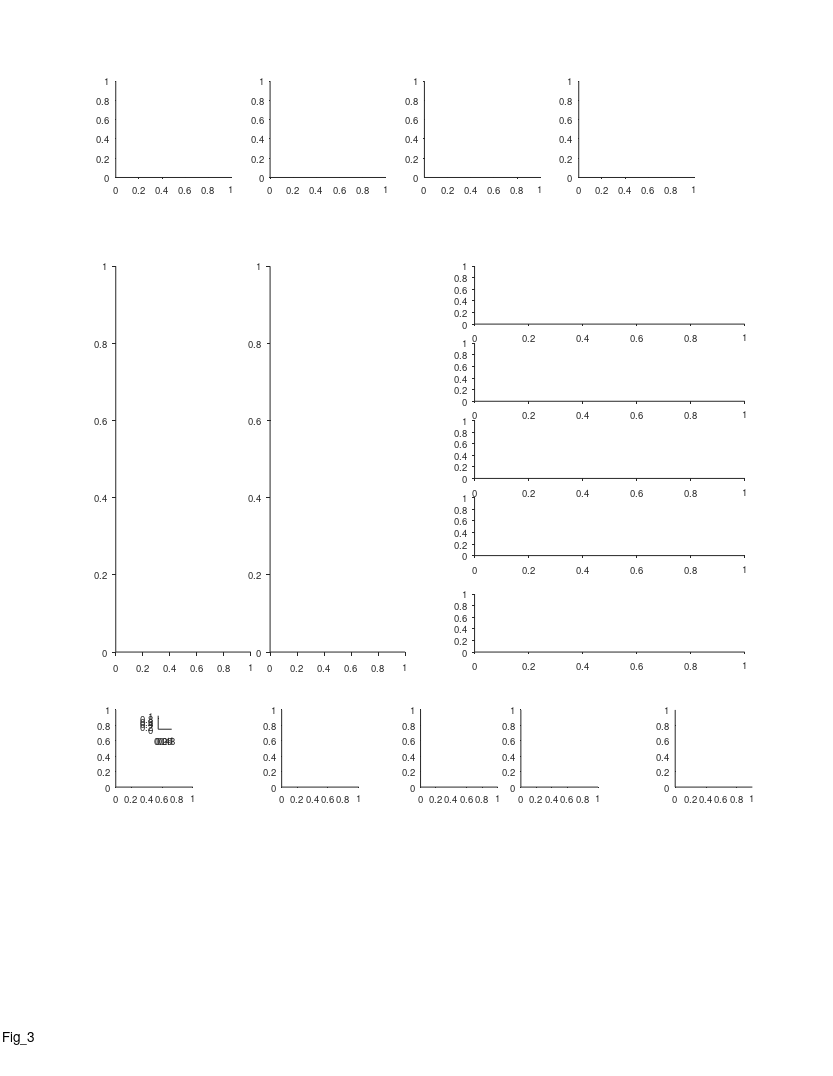

Write the MATLAB code that produced this figure. (Note: this script raises an error after producing the figure.)
%% Replay - Fig 3 - replay population 
%%
clear 
clc
close all

%% plotting options
% replay_coverage_examples_IX = [19 21 22 23];
% replay_coverage_examples_IX = [24 25 27 29];
% replay_coverage_examples_IX = [41 53 54 55];
% replay_coverage_examples_IX = [61 65 68 69];
% replay_coverage_examples_IX = [70 71 73 74];
% replay_coverage_examples_IX = [75 77 78 81];
% replay_coverage_examples_IX = [21 19 70 78];
% replay_coverage_examples_IX = [21 19 70 29];
% replay_coverage_examples_IX = [21 19 70 29];
replay_coverage_examples_IX = [21 19 29 70];

% 5	b0184_d191202 21
% 1	b0184_d191130 19
% 31	b2382_d190801 70
% 30	b0184_d191212 29

single_session_seq_ex_IX = [21];

%% graphics params
epoch_type_clrs = {[.6 .1 .8],[.1 .8 .1]};
PastFutureClrs = [0.1.*[1 1 1]; 1 1 1];
directions_clrs = {[0    0.3843    0.7451];[ 0.5216    0.2471         0]};
panel_H_bin_size_options = [0.1 0.15 0.2 0.125]; % we chose opt 3 (0.2)
panel_H_bin_size_opt = 3;
panel_H_bin_size = panel_H_bin_size_options(panel_H_bin_size_opt)

%% define output files
res_dir =  'L:\paper_replay\figures';
mkdir(res_dir)
fig_name_str = 'Fig_3';
fig_caption_str = ' ';
log_name_str = [fig_name_str '_log_file' '.txt'];
log_name_str = strrep(log_name_str , ':', '-');
log_name_str = strrep(log_name_str , ' ', '_');
log_name_out = fullfile(res_dir, log_name_str);

%% open log file
diary off
diary(log_name_out)
diary on
disp('Log file');
disp(['created: ', datestr(clock)]);
disp('======================================================');
disp([fig_name_str ':' fig_caption_str]);   
disp('======================================================');
disp('');

%% create figure
% figure_size_cm = [21.0 29.7]; % ~A4
figure_size_cm = [21.6 27.9]; % ~US letter
close all
fig = figure;
% Some WYSIWYG options:
set(gcf,'DefaultAxesFontSize',7);
set(gcf,'DefaultAxesFontName','helvetica');
set(gcf,'DefaultAxesUnits','centimeters');
set(gcf,'PaperType','usletter')
% set(gcf,'PaperType','<custom>');
set(gcf,'PaperUnits','centimeters','PaperPosition',[0 0 figure_size_cm]);
set(gcf,'PaperOrientation','portrait');
set(gcf,'Units','centimeters','Position',get(gcf,'paperPosition')+[0 0 0 0]); % position on screen...
set(gcf, 'Renderer', 'painters');
% set(gcf, 'color', 'none');
set(groot, 'defaultAxesColor','None')
set(groot, 'defaultAxesTickDir', 'out');
set(groot,  'defaultAxesTickDirMode', 'manual');
annotation('textbox', [0.5 1 0 0], 'String',fig_name_str, 'HorizontalAlignment','center','Interpreter','none', 'FitBoxToText','on');

% create panels
panels{1}(1) = axes('position', [3 23.3 3 2.5]);
panels{1}(2) = axes('position', [7 23.3 3 2.5]);
panels{1}(3) = axes('position', [11 23.3 3 2.5]);
panels{1}(4) = axes('position', [15 23.3 3 2.5]);

panels{2}(1) = axes('position', [3 11 3.5 10]);
panels{2}(2) = axes('position', [7 11 3.5 10]);

x = 12.3;
panels{3}(1) = axes('position', [x 19.5 7 1.5]);
panels{3}(2) = axes('position', [x 17.5 7 1.5]);
panels{3}(3) = axes('position', [x 15.5 7 1.5]);
panels{3}(4) = axes('position', [x 13.5 7 1.5]);
panels{4}(1) = axes('position', [x 11 7 1.5]);

panels{5}(1) = axes('position', [3     7.5 2 2]);
panels{5}(2) = axes('position', [4.1     9 .35 .35]);
panels{6}(1) = axes('position', [7.3    7.5 2 2]);
panels{7}(1,1) = axes('position', [10.9 7.5 2 2]);
panels{7}(2,1) = axes('position', [13.5 7.5 2 2]);
panels{8}(1) = axes('position', [17.5   7.5 2 2]);
% panels{8}(2) = axes('position', [17.5  4 2 2]);
% panels{8}(3) = axes('position', [17.5  1.5 3 2]);

total_offset = [0 0.5]+[0 -3];
for ii = 1:length(panels)
    subpanels = panels{ii};
    subpanels = subpanels(:);
    for jj = 1:length(subpanels)
        subpanels(jj).Position([1 2]) = subpanels(jj).Position([1 2]) + total_offset;
    end
end


%% load data
epoch_types = {'sleep','rest'};
[exp_list,T] = decoding_get_inclusion_list();
T = T(exp_list,:);
events_all_per_session = {};
for ii_epoch_type = 1:length(epoch_types)
    for ii_exp = 1:length(exp_list)
        exp_ID = exp_list{ii_exp};
        exp = exp_load_data(exp_ID,'details','rest');
        epoch_type = epoch_types{ii_epoch_type};
        params_opt = 11;
        event_type = 'posterior';
        [events, params] = decoding_load_events_quantification(exp_ID, epoch_type, params_opt, event_type);
        [~, TF] = decoding_apply_seq_inclusion_criteria([events.seq_model]);
        events(~TF) = [];
        if isempty(events)
            continue;
        end
        if isfield(events,'rest_ball_num')
            [events.rest_ball_loc] = disperse(exp.rest.balls_loc([events.rest_ball_num]));
        else
            [events.rest_ball_num] = disperse(nan(size(events)));
            [events.rest_ball_loc] = disperse(nan(size(events)));
        end
        
        [events.recordingArena] = deal(exp.details.recordingArena);
        event_struct = events(1,[]);
        [events(2:end).prev_event] = disperse(events(1:end-1));
        events(1).prev_event = event_struct;
        events_all_per_session{ii_epoch_type}{ii_exp} = events;
    end
end

%%
events_all = {[events_all_per_session{1}{:}], [events_all_per_session{2}{:}]};
seqs_all = {[events_all{1}.seq_model], [events_all{2}.seq_model]};
gArena = {categorical({events_all{1}.recordingArena}), categorical({events_all{2}.recordingArena}) };
seqs_pooled = [seqs_all{:}];

%%
features_names = {'duration';'compression';'distance';'distance_norm';};
xlable_strs = {
    'Replay duration (s)';
    {'Compression ratio';'(replay speed / flight speed)'};
    'Replay distance (m)';
    {'Replay distance','(norm. to environment size)'};
    };

%% panels A-D
clc
line_styles = {'-',':'};
panels_xlim = [-0.0950    1.9950; -1.9500   40.9500; -0.4500   56.5500; -0.0210    0.4410];
panels_xticks = {[0 0.5 1 1.5],[0 20 40],[0:10:50],[0 0.2 0.4]};
disp('panels a-d:')
for ii_fn = 1:length(features_names)
    fn = features_names{ii_fn};
    axes(panels{1}(ii_fn));
    cla
    hold on
    lw = 1.1;
    for ii_epoch_type = 1:length(epoch_types)
        X = [seqs_all{ii_epoch_type}.(fn)];
        g = gArena{ii_epoch_type};
%         histogram(X,'DisplayStyle','stairs','Normalization','pdf','LineStyle',line_styles{ii_epoch_type}, 'EdgeColor','k','LineWidth',lw);
        h1=histogram(X(g=='200m'),'DisplayStyle','stairs','Normalization','pdf','LineStyle',line_styles{1}, 'EdgeColor',epoch_type_clrs{ii_epoch_type},'LineWidth',lw);
        h2=histogram(X(g=='120m'),'DisplayStyle','stairs','Normalization','pdf','LineStyle',line_styles{2}, 'EdgeColor',epoch_type_clrs{ii_epoch_type},'LineWidth',lw);
        fprintf('%s: median=%.2g  mean=%.2g (%s,200m)\n', fn, median(X(g=='200m')), mean(X(g=='200m')), epoch_types{ii_epoch_type} )
        fprintf('%s: median=%.2g  mean=%.2g (%s,120m)\n', fn, median(X(g=='120m')), mean(X(g=='120m')), epoch_types{ii_epoch_type} )
    end
%     xlabel_pos = [];
    xlabel(xlable_strs{ii_fn}, 'Units','normalized', 'Position',[0.5 -0.14]);
%     xlabel(xlable_strs{ii_fn});
    if ii_fn == 1
        ylabel('Probability density');
    end
    hax=gca;
    hax.XLim = panels_xlim(ii_fn,:);
    hax.XTick = panels_xticks{ii_fn};
    hax.XRuler.TickLength(1) = 0.03;
    hax.XRuler.TickLabelGapOffset = -1;
    hax.YRuler.TickLabelGapOffset = 1;
    fprintf('%s: median = %.2g, mean = %.2g (pooled)\n',fn,median([seqs_pooled.(fn)]),mean([seqs_pooled.(fn)]))
end

%% legend (hists)
if exist('panels_hist_legend','var')
    delete(panels_hist_legend);
end
panels_hist_legend = axes('position', [4 22 0.5 0.5]);
cla
hold on
t = linspace(0,1,100);
x = pulstran(t,linspace(0,1,3),'rectpuls',1/6);
x(x>0) = nan;x(~isnan(x)) = 0;
clear h
% plot(  t  ,   x  ,       'color', epoch_type_clrs{2}, 'LineWidth',lw,'Clipping','off');
% plot(  t  ,   x  +1.5,   'color', epoch_type_clrs{1}, 'LineWidth',lw,'Clipping','off');
plot([0 1], [0 0],     ':', 'color', epoch_type_clrs{2}, 'LineWidth',lw,'Clipping','off');
plot([0 1], [0 0]+1.5, ':', 'color', epoch_type_clrs{1}, 'LineWidth',lw,'Clipping','off');
plot([0 1], [.5 .5],     'color', epoch_type_clrs{2}, 'LineWidth',lw,'Clipping','off');
plot([0 1], [.5 .5]+1.5, 'color', epoch_type_clrs{1}, 'LineWidth',lw,'Clipping','off');
text(1.3, 2.0, 'Sleep (200m)','FontSize',7,'HorizontalAlignment','left');
text(1.3, 1.5, 'Sleep (130m)','FontSize',7,'HorizontalAlignment','left');
text(1.3, 0.5, 'Awake (200m)','FontSize',7,'HorizontalAlignment','left');
text(1.3, 0.0, 'Awake (130m)','FontSize',7,'HorizontalAlignment','left');
xlim([0 1])
ylim([0 1])
axis off


%% panel F - coverage per session
load('E:\Tamir\work\PROJECTS\LargeScale\paper_replay\data_prepared_for_figures\replay_coverage.mat');
for ii_ex = 1:length(panels{3})
    axes(panels{3}(ii_ex))
    cla
    hold on
    ii_exp = replay_coverage_examples_IX(ii_ex);
    c = squeeze(coverage_all(ii_exp,:,:,:));
    x = linspace(0,1,size(c,3));
    lw = 1.5;
    plot(x, squeeze(c(1,1,:)),'-','LineWidth',lw,'Color',directions_clrs{1});
    plot(x, squeeze(c(2,1,:)),'--','LineWidth',lw,'Color',directions_clrs{1});
    plot(x, squeeze(c(1,2,:)),'-','LineWidth',lw,'Color',directions_clrs{2});
    plot(x, squeeze(c(2,2,:)),'--','LineWidth',lw,'Color',directions_clrs{2});
    hax=gca;
    hax.XTick = [0 1];
    hax.XLim = [0 1];
    hax.XRuler.TickLabelGapOffset = -1.5;
    hax.YRuler.TickLabelGapOffset = 1;
    if ii_ex == 1
        title('Four example sessions: replay spatial coverage','Units','normalized','Position',[0.5 1.14],'FontWeight','normal','HorizontalAlignment','center');
%         hl=legend({'Sleep dir 1','Rest dir 1','Sleep dir 2','Rest dir 2'},'NumColumns',2);
%         hl.Units = 'normalized';
%         hl.Position([1 2]) = [0.22 0.715];
%         hl.Position([3 4]) = [0.1 0.025];
%         hl.Box = 'off';
    end
    if ii_ex == length(panels{3})
        xlabel('Position (norm.)', 'Units','normalized', 'Position',[0.5 -0.06]);
        ylabel({'Replay coverage';'(counts)'}, 'Units','normalized', 'Position',[-0.1 2.4]);
    end
end

%% panel F legend
if exist('panels_coverage_legend','var')
    delete(panels_coverage_legend);
end
panels_coverage_legend(1) = axes('position', [panels{3}(1).Position([1 2])+[.5 1.25] 0.5 0.5]);
panels_coverage_legend(2) = axes('position', [panels{3}(1).Position([1 2])+[2.6 1.25] 0.5 0.5]);
arrow_str = {'\rightarrow','\leftarrow'};
for ii_dir = 1:2
    axes(panels_coverage_legend(ii_dir))
    cla
    hold on
    t = linspace(0,1,100);
    x = pulstran(t,linspace(0,1,3),'rectpuls',1/6);
    x(x>0) = nan;x(~isnan(x)) = 0;
    clear h
    plot(  t  ,   x,     'color', directions_clrs{ii_dir}, 'LineWidth',lw,'Clipping','off');
    plot([0 1], [.5 .5], 'color', directions_clrs{ii_dir}, 'LineWidth',lw,'Clipping','off');
    text(1.3, 0.5, "Sleep dir "+ii_dir,'FontSize',7,'HorizontalAlignment','left');
    text(1.3, 0, "Awake dir "+ii_dir,'FontSize',7,'HorizontalAlignment','left');
    text(0.2, -0.3, arrow_str{ii_dir},'Color',directions_clrs{ii_dir},'FontWeight','bold', 'FontSize',10);
    xlim([0 1])
    ylim([0 1])
    axis off
end

%% panel G - coverage total
axes(panels{4}(1))
cla
hold on
c = squeeze(sum(coverage_all,1));
x = linspace(0,1,size(c,3));
lw = 2;
plot(x, squeeze(c(1,1,:)),'-','LineWidth',lw,'Color',directions_clrs{1});
plot(x, squeeze(c(2,1,:)),'--','LineWidth',lw,'Color',directions_clrs{1});
plot(x, squeeze(c(1,2,:)),'-','LineWidth',lw,'Color',directions_clrs{2});
plot(x, squeeze(c(2,2,:)),'--','LineWidth',lw,'Color',directions_clrs{2});
hax=gca;
hax.XTick = [0 1];
hax.XLim = [0 1];
hax.XRuler.TickLabelGapOffset = -1.5;
hax.YRuler.TickLabelGapOffset = 1;
xlabel('Position (norm.)', 'Units','normalized', 'Position',[0.5 -0.06]);
ylabel({'Replay coverage';'(counts)'}, 'Units','normalized', 'Position',[-0.1 .5]);
title("Population: {\itn} = "+size(coverage_all,1)+" sessions",'Units','normalized','Position',[0.5 0.9],'FontWeight','normal');

%% panel E  - all seqs in a session (sleep)
axes(panels{2}(1))
hax=gca;
cla
hold on
exp_ID = T(single_session_seq_ex_IX,:).exp_ID{1};
epoch_type ='sleep';
params_opt = 11;
events = decoding_load_events_quantification(exp_ID, epoch_type, params_opt, 'posterior');
[seqs, TF] = decoding_apply_seq_inclusion_criteria([events.seq_model]);
events(~TF) = [];
epoch_sep = find(diff([events.epoch_num])~=0)+0.5;
seqs_edges = [seqs.start_pos_norm; seqs.end_pos_norm];
seqs_IX = 1:length(seqs);
plot([0 1],repmat(epoch_sep,2,1),':','LineWidth',1.5,'Color',0.5*[1 1 1]);
h=plot(seqs_edges,[seqs_IX;seqs_IX],'-','LineWidth',.55);
dir_1_IX = [seqs.state_direction]==1;
dir_2_IX = [seqs.state_direction]==-1;
[h(dir_1_IX).Color] = disperse(repelem(directions_clrs(1),length(dir_1_IX)));
[h(dir_2_IX).Color] = disperse(repelem(directions_clrs(2),length(dir_2_IX)));
scatter(seqs_edges(1,:),seqs_IX, 3, [seqs.state_direction]==-1, "filled");
hax.Colormap = cell2mat(directions_clrs);
hax=gca;
hax.XTick = [0 1];
hax.YTick = [1 10*ceil(length(seqs)/10)];
hax.XLim = [0 1];
hax.XRuler.TickLabelGapOffset = -1;
hax.YRuler.TickLabelGapOffset = 1;
xlabel('Position (norm.)', 'Units','normalized', 'Position',[0.5 -0.017]);
ylabel('Replay event no.', 'Units','normalized', 'Position',[-0.06 .5]);
title('Sleep replays', 'Units','normalized', 'Position',[0.47 0.99],'FontWeight','normal');
text(1.043, 1.05, 'Example session: all individual replays','FontSize',7,'HorizontalAlignment','center','Units','normalized')

%% Panel E - all seqs in a session (rest)
axes(panels{2}(2))
hax=gca;
cla
hold on
exp_ID = T(single_session_seq_ex_IX,:).exp_ID{1};
epoch_type ='rest';
params_opt = 11;
events = decoding_load_events_quantification(exp_ID, epoch_type, params_opt, 'posterior');
[seqs, TF] = decoding_apply_seq_inclusion_criteria([events.seq_model]);
events(~TF)=[];
epoch_sep = find(diff([events.epoch_num])~=0)+0.5;
seqs_edges = [seqs.start_pos_norm; seqs.end_pos_norm];
seqs_IX = 1:length(seqs);
% plot([0 1],repmat(epoch_sep,2,1),'-','LineWidth',.2,'Color',0.9*[1 1 1]);
h=plot(seqs_edges,[seqs_IX;seqs_IX],'-','LineWidth',.55);
dir_1_IX = [seqs.state_direction]==1;
dir_2_IX = [seqs.state_direction]==-1;
[h(dir_1_IX).Color] = disperse(repelem(directions_clrs(1),length(dir_1_IX)));
[h(dir_2_IX).Color] = disperse(repelem(directions_clrs(2),length(dir_2_IX)));
scatter(seqs_edges(1,:),seqs_IX, 3, [seqs.state_direction]==-1, "filled");
hax.Colormap = cell2mat(directions_clrs);
hax.XTick = [0 1];
hax.YTick = [1 10*ceil(length(seqs)/10)];
hax.XLim = [0 1];
hax.XRuler.TickLabelGapOffset = -1;
hax.YRuler.TickLabelGapOffset = 1;
xlabel('Position (norm.)', 'Units','normalized', 'Position',[0.5 -0.017]);
% ylabel('Replay event no.', 'Units','normalized', 'Position',[-0.09 .5]);
title('Awake replays', 'Units','normalized', 'Position',[0.47 0.99],'FontWeight','normal');

%% Coverage correlations (pdf)
axes(panels{5}(1))
cla reset
hold on
sleep_vs_rest_coverage_corr = ccc_all(:,:,1,2);
sleep_vs_rest_coverage_corr = sleep_vs_rest_coverage_corr(:);
h=histogram(sleep_vs_rest_coverage_corr,'FaceColor',0.15*[1 1 1],'Normalization','pdf');
h.BinWidth = panel_H_bin_size;
h.BinLimits = [-1 1];
nbins = 50;
% h=histogram(cat(1,ccc_shuffled{:}),'FaceColor','k','Normalization','pdf');
% h.DisplayStyle = 'stairs';
% h.BinLimits = [-1 1];
% h.EdgeColor = 'm';
% h.LineWidth = 1.5;
% h.NumBins = nbins;
xi = linspace(-1,1,nbins);
f = ksdensity(cat(1,ccc_shuffled{:}),xi,'Function','pdf');
plot(xi,f,'k','LineWidth',1)
[~,P_KS, KS_stats] = kstest2(sleep_vs_rest_coverage_corr, cat(1,ccc_shuffled{:}));
text(0.5,1.15,['{\itP}_{KS} = ' sprintf('%.2g',P_KS)],'units','normalized','FontSize',7,'HorizontalAlignment','center');
hax=gca;
hax.XLim = [-1 1];
hax.XTick = -1:0.5:1;
hax.YTick = [0 hax.YTick(end)];
hax.TickDir = 'out';
hax.XRuler.TickLength = [0.03 0];
hax.YRuler.TickLength = [0.02 0];
hax.XRuler.TickLabelGapOffset = -0;
hax.YRuler.TickLabelGapOffset = 1;
hax.XTickLabelRotation = 0;
xlabel({'Corr. of replay positions (r)';'sleep vs. awake'}, 'Units','normalized', 'Position',[0.5 -0.25]);
ylabel({'Probability','density'}, 'Units','normalized', 'Position',[-0.08 .5]);

%% add legend
axes(panels{5}(2))
cla reset
hold on
axis off
axis equal
patch([0 0 1 1],[0 1 1 0], 0.15*[1 1 1],'EdgeColor','k');
plot([0 1],[1 1].*2, 'k-','LineWidth',1.5)
text(1.5,0.5, 'Data','FontSize',7)
text(1.5,2, 'Shuffle','FontSize',7)
axis ij


%% replay rate - PRE vs POST sleep
axes(panels{6}(1))
cla reset
hold on
plot(replay_rate(:,3),replay_rate(:,4),'ok','MarkerSize',2)
% plot(replay_rate(:,3),replay_rate(:,4),'.k')
plot([1e-3 1e0],[1e-3 1e0],'Color',[1 1 1].*0.5);
pval = signrank(replay_rate(:,3),replay_rate(:,4));
disp('panel i stats:')
fprintf('replay-rate sleep-after vs before:\n');
fprintf('median ratio = %.2g\n', nanmedian(replay_rate(:,4)./replay_rate(:,3)) );
fprintf('pval (signrank test)= %.2g\n', pval );
% replay_rate_diff_sleep = diff(replay_rate(:,[3 4]),1,2);
% h=histogram(replay_rate_diff_sleep,'FaceColor','k','Normalization','pdf');
% pval = signrank(replay_rate_diff_sleep);
text(0.5,1.15,['{\itP}_{signrank} = ' sprintf('%.1g',pval)],'units','normalized','FontSize',7,'HorizontalAlignment','center');
axis square
axis equal
hax=gca;
hax.XScale = 'log';
hax.YScale = 'log';
hax.XLim = [5e-4 5e-1];
hax.YLim = [5e-4 5e-1];
hax.XTick = [1e-3 1e-2 1e-1 1e0];
hax.YTick = [1e-3 1e-2 1e-1 1e0];
hax.TickDir = 'out';
hax.XRuler.TickLength = [0.04 0];
hax.YRuler.TickLength = [0.04 0];
hax.XRuler.TickLabelGapOffset = -0;
hax.YRuler.TickLabelGapOffset = 1;
hax.XTickLabelRotation = 0;
xlabel({'Replay rate (events/s)';'sleep before'}, 'Units','normalized', 'Position',[0.5 -0.25]);
ylabel({'Replay rate (events/s)';'sleep after'}, 'Units','normalized', 'Position',[-0.38 0.5]);

%% replay i vs i+1 (no corr) - OLD!!
if 0
bins_size = 20; % in meters
for ii_epoch_type = 1:length(epoch_types)
    events2 = events_all{ii_epoch_type};
    invalid = cellfun(@isempty,{events2.prev_event});
    events2(invalid)=[];
    events1 = [events2.prev_event];
    seqs2 = [events2.seq_model];
    seqs1 = [events1.seq_model];
    xxx = [seqs1.middle_pos];
    yyy = [seqs2.middle_pos];

    % scatter 
    axes(panels{7}(ii_epoch_type,1))
    cla reset
    hold on
    axis equal
    plot(xxx,yyy,'k.','MarkerSize',2,'Color',epoch_type_clrs{ii_epoch_type});
    h=refline(1,0);
    h.Color = 0.5*[1 1 1];
%     xlabel({'Position of';'replay {\iti} (m)'},'Units','normalized','Position',[0.5 -0.3]);
    if ii_epoch_type == 1
        xlabel({'Position of replay {\iti} (m)'},'Units','normalized','Position',[1.15 -0.3]);
%         xlabel({'Position of';'replay {\iti} (m)'},'Units','normalized','Position',[1 -0.3]); 
        ylabel({'Position of';'replay {\iti+1} (m)'},'Units','normalized','Position',[-0.35 0.5])
    end
    hax=gca;
    hax.XRuler.TickLength(1) = 0.05;
    hax.YRuler.TickLength(1) = 0.03;
    hax.XRuler.TickLabelGapOffset = -0;
    hax.YRuler.TickLabelGapOffset = 1;

    % density
    axes(panels{7}(ii_epoch_type,2))
    cla reset
    hold on
    axis equal
    edges = 0:bins_size:200;
    xedges = 0:bins_size:200;
    yedges = 0:bins_size:201;
    xedges = edges;
    yedges = edges;
    N1 = histcounts(xxx,xedges,'Normalization','pdf');
    N2 = histcounts(yyy,yedges,'Normalization','pdf');
    N12 = histcounts2(xxx,yyy,xedges,yedges,'Normalization','pdf');
    N12 = N12 ./ (N1'.*N2);
    imagesc(xedges,yedges,log(N12));
%     imagesc(xedges,yedges,N12);
%     colormap bone
    cmap = jet;
%     cmap = 1-cmap;
    colormap(cmap)
    hax=gca;
    hax.CLim(1) = 0;

    axes(panels{7}(ii_epoch_type,1))
    switch epoch_types{ii_epoch_type}
        case 'sleep'
            title('Sleep','FontWeight','normal');
        case 'rest'
            title('Awake','FontWeight','normal');
    end
end
end


%% Replay i vs i+1 (no corr)
% sigma = 1.5;
% bins_size = 20;
% edges = 0:bins_size:200;
% xedges = 0:bins_size:200;
% yedges = 0:bins_size:201;
edges = linspace(0,1,11);
xedges = edges;
yedges = edges;
nbinsx = length(xedges)-1;
nbinsy = length(yedges)-1;
nEpochTypes = length(events_all_per_session);
nSessions = length(events_all_per_session{1});
M = nan(nEpochTypes,nSessions,nbinsx,nbinsy);
events_count = zeros(nEpochTypes,nSessions);
for ii_epoch_type = 1:nEpochTypes
    for ii_session = 1:nSessions
        events2 = events_all_per_session{ii_epoch_type}{ii_session};
        if length(events2) == 0
            continue
        end
        invalid = cellfun(@isempty,{events2.prev_event});
        events2(invalid)=[];
        if length(events2) == 0
            continue
        end
        events1 = [events2.prev_event];
        seqs2 = [events2.seq_model];
        seqs1 = [events1.seq_model];
        xxx = [seqs1.middle_pos_norm];
        yyy = [seqs2.middle_pos_norm];
        N1 = histcounts(xxx,xedges,'Normalization','pdf');
        N2 = histcounts(yyy,yedges,'Normalization','pdf');
        N12 = histcounts2(xxx,yyy,xedges,yedges,'Normalization','pdf');
        N12 = N12 ./ (N1'.*N2);
        M(ii_epoch_type,ii_session,:,:) = N12;
        events_count(ii_epoch_type,ii_session) = length(xxx);
    end
end
W = events_count./sum(events_count')';
M_weighted = M.*W;
M_weighted_avg = squeeze(nanmean(M_weighted,[2]));

for ii_epoch_type = 1:nEpochTypes

    M2 = squeeze(M_weighted_avg(ii_epoch_type,:,:));
%     M3 = imgaussfilt(M2,sigma,'FilterDomain','spatial');

    axes(panels{7}(ii_epoch_type,1))
    cla reset
    hold on
    axis equal
%     imagesc(xedges,yedges,log(M2));
    imagesc(xedges,yedges,M2);
    cmap = jet;
    colormap(cmap)
    if ii_epoch_type == 1
        xlabel({'Position of replay {\iti} (norm.)'},'Units','normalized','Position',[1.2 -0.25]);
%         xlabel({'Position of';'replay {\iti} (m)'},'Units','normalized','Position',[1 -0.3]); 
        ylabel({'Position of';'replay {\iti+1} (norm.)'},'Units','normalized','Position',[-0.25 0.5])
    end
    hax=gca;
    hax.CLim(1) = 0;
    hax.XRuler.TickLength(1) = 0.05;
    hax.YRuler.TickLength(1) = 0.03;
    hax.XRuler.TickLabelGapOffset = -1;
    hax.YRuler.TickLabelGapOffset = 1;
    switch epoch_types{ii_epoch_type}
        case 'sleep'
            title('Sleep','FontWeight','normal')
        case 'rest'
            title('Awake','FontWeight','normal')
    end
    if ii_epoch_type==2
        hcb = colorbar('east');
        hcb.Units = 'centimeters';
        hcb.Position(1) = hax.Position(1) + hax.Position(3)*1.07;
        hcb.Ticks = [];
        hcb.Label.String = 'Density (norm.)';
        hcb.Label.Rotation = -90;
        hcb.Label.Units = 'normalized';
        hcb.Label.Position = [1.3 0.5];
        text(1.14,1+0.03,'Max','Units','normalized','FontSize',7,'HorizontalAlignment','center');
        text(1.14,0-0.03,'0','Units','normalized','FontSize',7,'HorizontalAlignment','center');
    end

%     axes(panels{6}(ii_epoch_type,2))
%     cla reset
%     hold on
%     axis equal
% %     imagesc(xedges,yedges,log(M3));
%     imagesc(xedges,yedges,M3);
%     cmap = jet;
%     colormap(cmap)
end

%%
% % % % n_shuffles = 1000;
% % % % rng(0)
% % % % % TODO: shuffle must be done per session (because over-representation is
% % % % % different per sessions)
% % % % shuffles = arrayfun(@randperm,repelem(length(xxx),n_shuffles),'UniformOutput',false);
% % % % shuffles = cat(1,shuffles{:});
% % % % corr_shuffled = corr(shuffles',yyy','tail','right');

%% Takeoff/Landing X Past/Future
axes(panels{8}(1))
cla reset
hold on
% take only rest (awake)
seqs = seqs_all{2};
events = events_all{2};
TakeLand_thr = 0.05;
gTakeLand = classify_replay_landing_takeoff_other(seqs, TakeLand_thr);
gPastFuture = categorical( ([events.rest_ball_num] == 1 & [seqs.state_direction] == 1) | ...
                           ([events.rest_ball_num] == 2 & [seqs.state_direction] == -1), ...
                           [false true],["Past","Future"])';
gForRev = categorical([seqs.forward],[true false],["Forward","Reverse"])';
g = gTakeLand .* gPastFuture;
[N,G] = histcounts(g);
N = reshape(N,2,3)';
G = reshape(G,2,3)';
% do some stats
TakeoffsFuturePast_binom_pval = myBinomTest(sum(gTakeLand=='Takeoff' & gPastFuture=='Future'),sum(gTakeLand=='Takeoff'),0.5,'two');
LandingFuturePast_binom_pval = myBinomTest(sum(gTakeLand=='Landing' & gPastFuture=='Past'),sum(gTakeLand=='Landing'),0.5,'two');
disp('panel 2k stats:')
fprintf('Takeoff: past vs future, pval=%.2g (binom test)\n',TakeoffsFuturePast_binom_pval);
fprintf('Landing: past vs future, pval=%.2g (binom test)\n',LandingFuturePast_binom_pval);
takeoff_IX = find(all(contains(G,'Takeoff'),2));
midair_IX = find(all(contains(G,'Mid-air'),2));
landing_IX = find(all(contains(G,'Landing'),2));
new_order = [takeoff_IX midair_IX landing_IX];
N = N(new_order,:);
G = G(new_order,:);
N([1 3],:) = N([1 3],:)./TakeLand_thr;
N([2],:) = N([2],:)./(1-2*TakeLand_thr);
N = N ./ sum(N,"all");
hb=bar(N);
[hb.FaceColor] = disperse(PastFutureClrs');
% hb(1).FaceColor = 1.0.*[1 1 1];
% hb(1).FaceColor = 0.1.*[1 1 1];
hax=gca;
hax.XTick = 1:3;
hax.XTickLabel = {'Takeoff zone','Mid-air zone','Landing zone'};
hax.XRuler.TickLabelGapOffset = -1;
ylabel('Fraction')
% create legend
w = 0.08*range(hax.XLim);
h = 0.10*range(hax.YLim);
x = hax.XLim(1)+0.1*range(hax.XLim);
y1 = hax.YLim(1)+0.9*range(hax.YLim);
y2 = hax.YLim(1)+0.75*range(hax.YLim);
rectangle(Position=[x y1 w h],FaceColor=hb(1).FaceColor);
rectangle(Position=[x y2 w h],FaceColor=hb(2).FaceColor);
text(x+1.3*w,y1+h/2,'Past','HorizontalAlignment','left','VerticalAlignment','middle','FontSize',7);
text(x+1.3*w,y2+h/2,'Future','HorizontalAlignment','left','VerticalAlignment','middle','FontSize',7);

% hl=legend(["past","Future"],'box','off','location','none')
% hl.Units = hax.Units;
% hl.Position = [hax.Position([1 2])+[0.5 0.75].*hax.Position([3 4]) .5 .5];
% hl


%% add panel letters
font_size = 11;
axes(panels{1}(1))
text(-0.2,1.12, 'a', 'Units','normalized','FontWeight','bold','FontSize',font_size);
axes(panels{1}(2))
text(-0.2,1.12, 'b', 'Units','normalized','FontWeight','bold','FontSize',font_size);
axes(panels{1}(3))
text(-0.2,1.12, 'c', 'Units','normalized','FontWeight','bold','FontSize',font_size);
axes(panels{1}(4))
text(-0.2,1.12, 'd', 'Units','normalized','FontWeight','bold','FontSize',font_size);

axes(panels{2}(1))
text(-0.25,1.035, 'e', 'Units','normalized','FontWeight','bold','FontSize',font_size);
axes(panels{3}(1))
text(-0.1,1.3, 'f', 'Units','normalized','FontWeight','bold','FontSize',font_size);
axes(panels{4}(1))
text(-0.1,1.18, 'g', 'Units','normalized','FontWeight','bold','FontSize',font_size);

axes(panels{5}(1))
text(-0.3,1.2, 'h', 'Units','normalized','FontWeight','bold','FontSize',font_size);
axes(panels{6}(1))
text(-0.85,1.2, 'i', 'Units','normalized','FontWeight','bold','FontSize',font_size);
axes(panels{7}(1))
text(-0.6,1.2, 'j', 'Units','normalized','FontWeight','bold','FontSize',font_size);
axes(panels{8}(1))
text(-0.45,1.2, 'k', 'Units','normalized','FontWeight','bold','FontSize',font_size);



%%
fig_name = sprintf('%s_panel_E_%d_%d_%d_%d_panel_G_%d_panel_H_bin_opt_%d', ...
    fig_name_str, ...
    replay_coverage_examples_IX, ...
    single_session_seq_ex_IX,...
    panel_H_bin_size_opt)
file_out = fullfile(res_dir, fig_name);
print(gcf, file_out, '-dpdf', '-cmyk', '-painters');
disp('figure saved!')

%%
